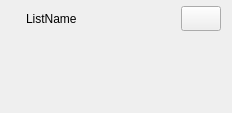
<?xml version="1.0" encoding="UTF-8"?>
<ui version="4.0">
 <class>QListWidget</class>
 <widget class="QWidget" name="QListWidget">
  <property name="geometry">
   <rect>
    <x>0</x>
    <y>0</y>
    <width>230</width>
    <height>113</height>
   </rect>
  </property>
  <property name="sizePolicy">
   <sizepolicy hsizetype="Preferred" vsizetype="MinimumExpanding">
    <horstretch>0</horstretch>
    <verstretch>0</verstretch>
   </sizepolicy>
  </property>
  <property name="maximumSize">
   <size>
    <width>230</width>
    <height>16777215</height>
   </size>
  </property>
  <property name="acceptDrops">
   <bool>true</bool>
  </property>
  <property name="windowTitle">
   <string>Form</string>
  </property>
  <layout class="QGridLayout" name="gridLayout">
   <property name="leftMargin">
    <number>4</number>
   </property>
   <property name="topMargin">
    <number>4</number>
   </property>
   <property name="rightMargin">
    <number>4</number>
   </property>
   <property name="bottomMargin">
    <number>4</number>
   </property>
   <property name="verticalSpacing">
    <number>0</number>
   </property>
   <item row="0" column="0">
    <widget class="QFrame" name="frame">
     <property name="frameShape">
      <enum>QFrame::NoFrame</enum>
     </property>
     <property name="frameShadow">
      <enum>QFrame::Sunken</enum>
     </property>
     <property name="lineWidth">
      <number>0</number>
     </property>
     <property name="midLineWidth">
      <number>1</number>
     </property>
     <layout class="QVBoxLayout" name="verticalLayout_2">
      <property name="spacing">
       <number>2</number>
      </property>
      <property name="leftMargin">
       <number>2</number>
      </property>
      <property name="topMargin">
       <number>2</number>
      </property>
      <property name="rightMargin">
       <number>2</number>
      </property>
      <property name="bottomMargin">
       <number>2</number>
      </property>
      <item>
       <layout class="QVBoxLayout" name="verticalLayout">
        <property name="spacing">
         <number>0</number>
        </property>
        <property name="sizeConstraint">
         <enum>QLayout::SetMaximumSize</enum>
        </property>
        <property name="rightMargin">
         <number>5</number>
        </property>
        <item>
         <layout class="QHBoxLayout" name="horizontalLayout">
          <property name="spacing">
           <number>0</number>
          </property>
          <item>
           <widget class="QLabel" name="lblImg">
            <property name="minimumSize">
             <size>
              <width>20</width>
              <height>20</height>
             </size>
            </property>
            <property name="maximumSize">
             <size>
              <width>25</width>
              <height>25</height>
             </size>
            </property>
            <property name="text">
             <string/>
            </property>
            <property name="pixmap">
             <pixmap resource="resources.qrc">:/images/list.png</pixmap>
            </property>
            <property name="scaledContents">
             <bool>false</bool>
            </property>
           </widget>
          </item>
          <item>
           <widget class="QLabel" name="lblListName">
            <property name="text">
             <string>ListName</string>
            </property>
            <property name="scaledContents">
             <bool>false</bool>
            </property>
            <property name="wordWrap">
             <bool>true</bool>
            </property>
            <property name="margin">
             <number>5</number>
            </property>
           </widget>
          </item>
          <item>
           <spacer name="horizontalSpacer">
            <property name="orientation">
             <enum>Qt::Horizontal</enum>
            </property>
            <property name="sizeHint" stdset="0">
             <size>
              <width>40</width>
              <height>20</height>
             </size>
            </property>
           </spacer>
          </item>
          <item>
           <widget class="QPushButton" name="btnAddChild">
            <property name="minimumSize">
             <size>
              <width>25</width>
              <height>25</height>
             </size>
            </property>
            <property name="toolTip">
             <string>Add a new activity to this list</string>
            </property>
            <property name="text">
             <string/>
            </property>
            <property name="icon">
             <iconset resource="resources.qrc">
              <normaloff>:/images/lists/add.png</normaloff>:/images/lists/add.png</iconset>
            </property>
            <property name="iconSize">
             <size>
              <width>18</width>
              <height>18</height>
             </size>
            </property>
            <property name="default">
             <bool>false</bool>
            </property>
            <property name="flat">
             <bool>false</bool>
            </property>
           </widget>
          </item>
         </layout>
        </item>
       </layout>
      </item>
      <item>
       <widget class="QScrollArea" name="scrollArea">
        <property name="minimumSize">
         <size>
          <width>220</width>
          <height>50</height>
         </size>
        </property>
        <property name="maximumSize">
         <size>
          <width>220</width>
          <height>16777215</height>
         </size>
        </property>
        <property name="acceptDrops">
         <bool>true</bool>
        </property>
        <property name="frameShape">
         <enum>QFrame::NoFrame</enum>
        </property>
        <property name="frameShadow">
         <enum>QFrame::Raised</enum>
        </property>
        <property name="lineWidth">
         <number>0</number>
        </property>
        <property name="midLineWidth">
         <number>1</number>
        </property>
        <property name="verticalScrollBarPolicy">
         <enum>Qt::ScrollBarAsNeeded</enum>
        </property>
        <property name="horizontalScrollBarPolicy">
         <enum>Qt::ScrollBarAlwaysOff</enum>
        </property>
        <property name="widgetResizable">
         <bool>true</bool>
        </property>
        <widget class="QWidget" name="scrollAreaWidgetContents">
         <property name="geometry">
          <rect>
           <x>0</x>
           <y>0</y>
           <width>220</width>
           <height>69</height>
          </rect>
         </property>
         <layout class="QVBoxLayout" name="verticalLayout_3">
          <property name="spacing">
           <number>0</number>
          </property>
          <property name="leftMargin">
           <number>0</number>
          </property>
          <property name="topMargin">
           <number>0</number>
          </property>
          <property name="rightMargin">
           <number>0</number>
          </property>
          <property name="bottomMargin">
           <number>0</number>
          </property>
          <item>
           <layout class="QVBoxLayout" name="vLayoutActivities">
            <property name="spacing">
             <number>4</number>
            </property>
            <property name="leftMargin">
             <number>2</number>
            </property>
            <property name="topMargin">
             <number>2</number>
            </property>
            <property name="rightMargin">
             <number>2</number>
            </property>
            <property name="bottomMargin">
             <number>2</number>
            </property>
           </layout>
          </item>
         </layout>
        </widget>
       </widget>
      </item>
     </layout>
    </widget>
   </item>
  </layout>
 </widget>
 <resources>
  <include location="resources.qrc"/>
 </resources>
 <connections/>
</ui>
